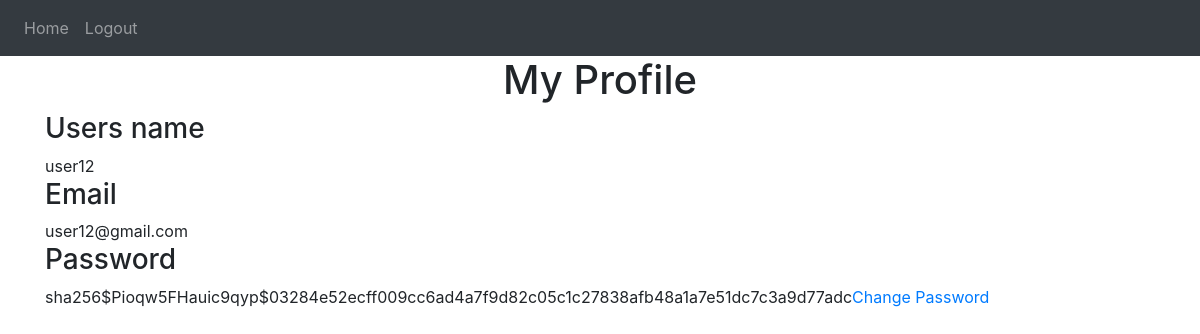
Screenshot of /my_profile (signed in) with the database file from the repository.
### website/models.py (models this page shows)
class User(db.Model, UserMixin):
    id = db.Column(db.Integer, primary_key=True)
    email = db.Column(db.String(150), unique=True)
    password = db.Column(db.String(150))
    first_name = db.Column(db.String(150))
    accounts = db.relationship('Account')
    notifications = db.relationship("Notification")
    transactions = db.relationship("Transaction")

### website/views.py (the view)
@views.route("/my_profile", methods=["GET", "POST"])
@login_required
def my_profile():
    id_surcolega = current_user.get_id()
    id = int(id_surcolega)
    info = User.query.filter_by(id=id).first()
    first_name = info.first_name
    email = info.email
    password = info.password
    return render_template("my_profile.html", user=current_user, info=info, first_name=first_name, email=email, password=password)

### website/__init__.py (called while the page is built)
def create_app():
    app = Flask(__name__)
    app.config["SECRET_KEY"] = "sagasgasd"
    app.config["SQLALCHEMY_DATABASE_URI"] = f"sqlite:///{DB_NAME}"
    db.init_app(app)
    from .views import views
    from .auth import auth
    app.register_blueprint(views, url_prefix="/")
    app.register_blueprint(auth, url_prefix="/")
    from .models import User, Account
    login_manager = LoginManager()
    login_manager.login_view = "auth.login"
    login_manager.init_app(app)
    @login_manager.user_loader
    def load_user(id):
        return User.query.get(int(id))
    with app.app_context():
        print("Database created")
        db.create_all()
    return app

### website/templates/my_profile.html
{% extends "base.html" %} {% block title %}My Accounts{% endblock %} {% block content %}
<h1 align="center">My Profile</h1>
<h3>Users name</h3>{{first_name}}
<h3>Email</h3>{{email}}
<h3>Password</h3>{{password}}<a href="{{ url_for('views.change_password')}}">Change Password</a>
{% endblock %}

### rows the page displays
User: first_name "user12", email "user12@gmail.com", password "sha256$Pioqw5FHauic9qyp$03284e52ecff009cc6ad4a7f9d82c05c1c27838afb48a1a7e51dc7c3a9d77adc"
